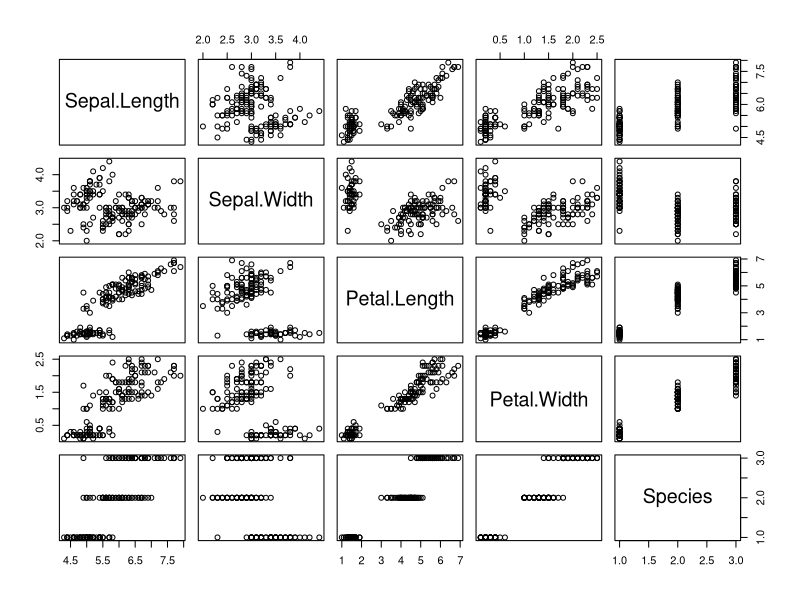
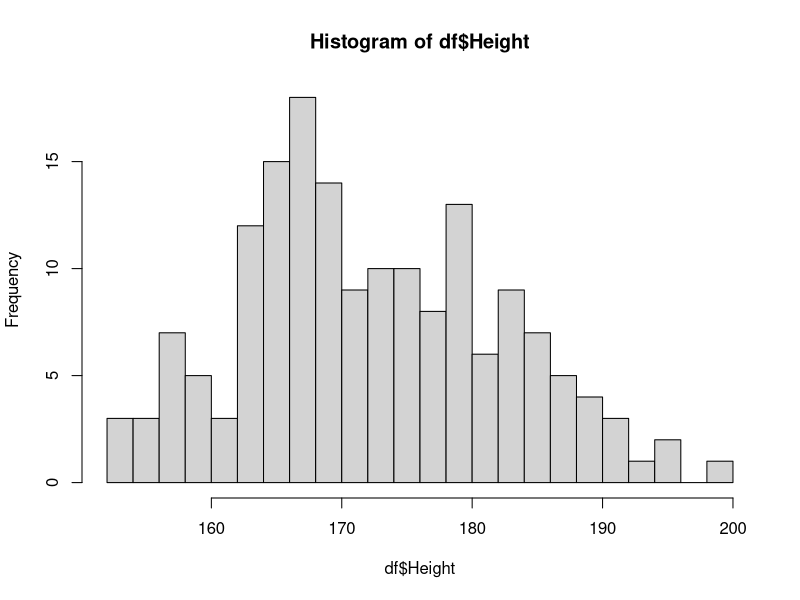

Reproduce these figures in R, in order.
st <- data.frame(state.x77)
st[st$Population == max(st$Population), c(3, 6)]

subset(st,
      subset = st$Population == max(st$Population),
      select = c(3, 6)
)

iris[, 5]
subset(iris, select = 1:4)

sp <- split(iris, f = iris$Species)
length(sp)
names(sp)
class(sp)

df <- iris
df[, -5]
aggregate(df[, -5], by = list(품종 = df$Species), FUN = mean)
aggregate(df[, -5], by = list(품종 = df$Species), FUN = sd)

plot(iris)

library(MASS)
data("survey")
df <- survey
str(df)

df <- na.omit(df)
df
df <- df[complete.cases(df), ]
dim(df)

hist(df$Height, breaks = 20)

mean(df[df$Sex == "Male", ]$Height)
mean(df[df$Sex == "Female", ]$Height)

aggregate(
      df[, c(10, 12)],
      by = list(df$Sex),
      FUN = mean
)


sort(mtcars$mpg)
sort(mtcars$mpg, decreasing = T)
